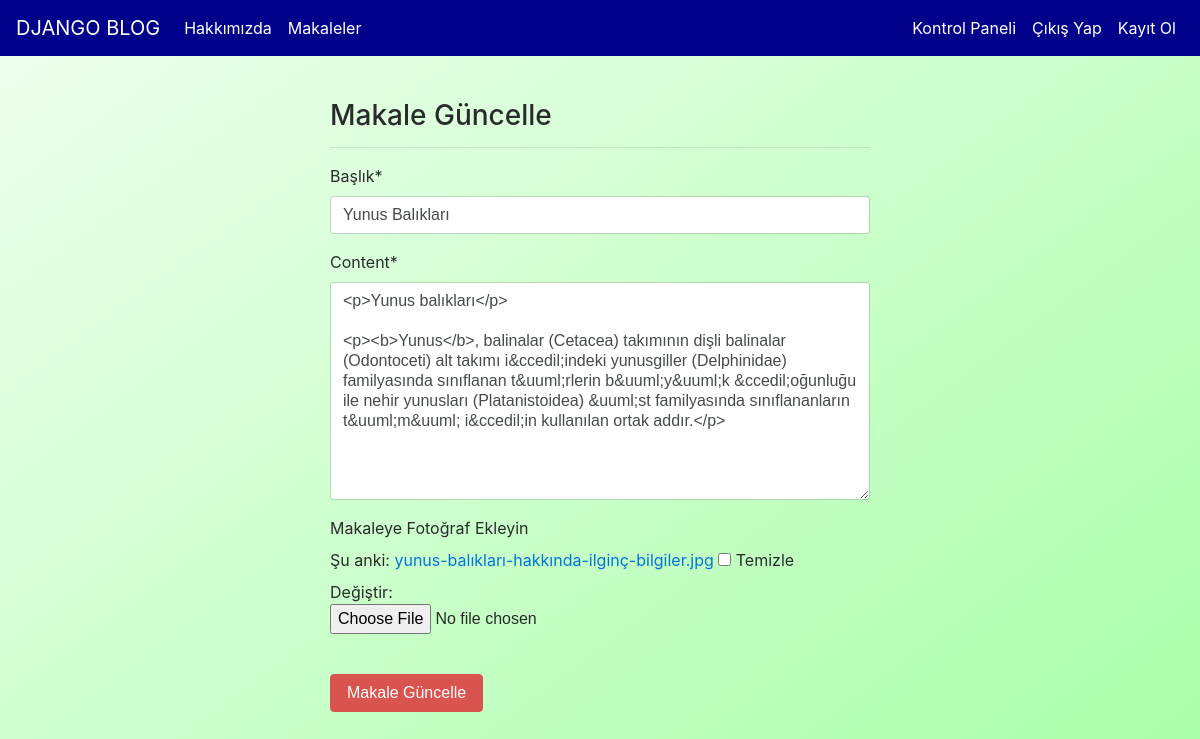
The page /articles/update/2 (signed in) on the database its author committed.
### article/models.py (models this page shows, shortened)
class Article(models.Model):
    author = models.ForeignKey("auth.User",on_delete = models.CASCADE,verbose_name = "Yazar ")
    title = models.CharField(max_length = 50,verbose_name = "Başlık")
    content = RichTextField()
    created_date = models.DateTimeField(auto_now_add=True,verbose_name="Oluşturulma Tarihi")
    article_image = models.FileField(blank = True,null = True,verbose_name="Makaleye Fotoğraf Ekleyin")
    class Meta:
        ordering = ['-created_date']

### article/views.py (the view)
# urls.py: path('update/<int:id>',views.updateArticle,name = "update"),
@login_required(login_url = "user:login")
def updateArticle(request,id):
    article = get_object_or_404(Article,id = id)
    form = ArticleForm(request.POST or None,request.FILES or None,instance = article)
    if form.is_valid():
        article = form.save(commit=False)
        article.author = request.user
        article.save()
        messages.success(request,"Makale başarıyla güncellendi")
        return redirect("article:dashboard")
    return render(request,"update.html",{"form":form})

### article/forms.py
class ArticleForm(forms.ModelForm):
    class Meta:
        model = Article
        fields = ["title","content","article_image"]

### templates/update.html (shortened to what this page needs)
{% extends "layout.html" %}
{% block body %}
{% load crispy_forms_tags %}
<div class="row">
    <div class="col-md-6 offset-md-3">
        <h3>Makale Güncelle</h3>
        <hr>
        <form method = "post" enctype="multipart/form-data">
            {{form|crispy}}
            <br>
            <button type = "submit" class = "btn btn-danger">Makale Güncelle</button>
        </form>
    </div>
  </div>
{% endblock body %}

### templates/layout.html (style rules this page uses)
body { margin: 0; }
#header { position: relative; background-image: linear-gradient( to bottom right, rgba(230, 255, 230, 0.6), rgba(102, 255, 102, 0.6)); height: 100vh; background-size: cover; }

### rows shown on the page
Article: title "Yunus Balıkları", content "<p>Yunus balıkları</p> <p><b>Yunus</b>, balinalar (Cetacea) takımının dişli balinalar (Odontoceti) alt takımı i&ccedil;indeki yunusgiller (Delphinidae) familyasında sınıflanan t&uuml;rlerin b&uuml;y&uuml;k &ccedil;oğunluğu ile nehir yunusları (Platanistoidea) &uuml;st familyasında sınıflananların t&uuml;m&uuml; i&ccedil;in kullanılan ortak addır.</p>"
